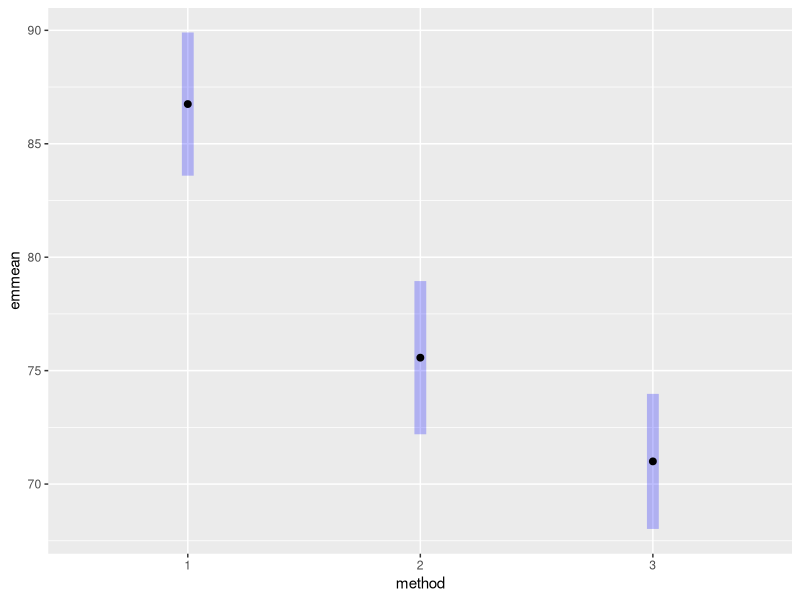

R code for this plot:
library(doBy)
library(emmeans)
library(ggplot2)

# run Anova_table type 2 function
# Advanced statistics CP 5 thru 12
# This function extends the anova table that is produced
# by Anova() from the car library
# It is set to produce type II sums of squares.
# argument model: an object as produced by the lm() function

library(car)
library(tibble)
Anova_table <- function(model) {
  
  #get the TypeII Anova table 
  At2<-Anova(model, Type =2)
  
  #construct SStot and dftot from a TypeI Anova table
  At1<-anova(model)
  SStotal <- sum(At1[,2])
  dftotal <- sum(At1[,1])
  Total<-as.data.frame(cbind(SStotal, dftotal,"",""))
  rownames(Total)<-"Total"
  names(Total) <- names(At2)
  
  Avtable <- rbind(At2,Total)  
  
  for (c in 1:4) {
    Avtable[,c]<-as.numeric(Avtable[,c])
  }  
  rows<-dim(Avtable)[1] 
  MS<-vector(length=rows)
  MS<- as.numeric(Avtable[,1])/as.numeric(Avtable[,2])
  
  Avtable <- add_column(Avtable,MS,.after=2)
  
  return(Avtable) 
}

# read in the data 
hostility_data <- read.table(file="Hostility.txt", header = TRUE)
head(hostility_data)

hostility_data$method <- as.factor(hostility_data$method) # if necessary

# get summary statistics for each method separately using doBy
summaryBy(Hscore ~ method, data = hostility_data,
          FUN = function(x) { c(m = mean(x), s = sd(x), se = sd(x)/sqrt(length(x)), n=length(x) )  } )
## estimate the ANOVA-model with lm(); complete the code
hostility.lm <- lm(formula = Hscore ~ method, data = hostility_data  )

## get output of the models using summary
summary(hostility.lm)

## get output of the models using anova
Anova_table(hostility.lm)

## use emmeans library to estimate expected marginal means
# Install once
install.packages("emmeans")

# Load in each session
library(emmeans)

# request EM-means for the response variable per method
emmeans(hostility.lm, specs = "method")

# plot the expected marginal means with interval
plot(emmeans(hostility.lm, specs = "method"), horizontal = FALSE)

# compute pairwise differences
# protected LSD : adjust = "none", so no multiple comparison adjustment
# default = "tukey"
pairs(emmeans(hostility.lm, specs = "method"), adjust = "none")

pairs(emmeans(hostility.lm, specs = "method"), adjust = "tukey")
